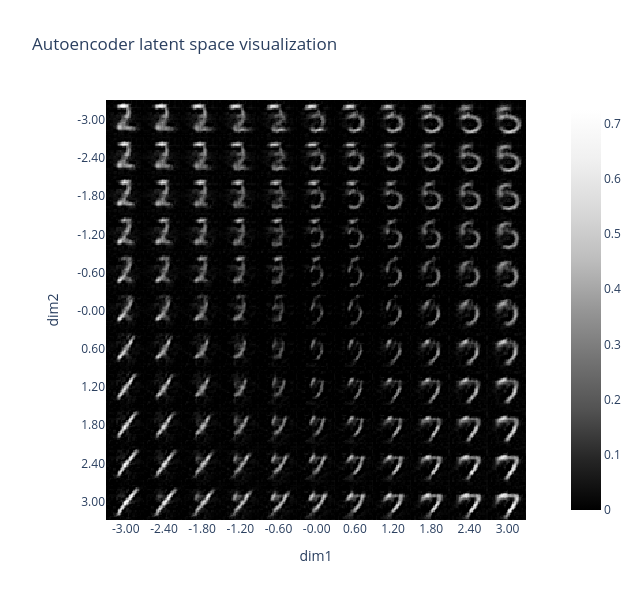

The code cell stored with this chart in its notebook:
### Markdown cell above
How to generate an output? Here we just pass a tensor of zeros.

### Code cell
def create_grid_of_latents(
    model, interpolation_range=(-1, 1), n_points=11, dims=(0, 1)
) -> Float[Tensor, "rows_x_cols latent_dims"]:
    """Create a tensor of zeros which varies along the 2 specified dimensions of the latent space."""
    grid_latent = t.zeros(n_points, n_points, model.latent_dim_size, device=device)
    x = t.linspace(*interpolation_range, n_points)
    grid_latent[..., dims[0]] = x.unsqueeze(-1)  # rows vary over dim=0
    grid_latent[..., dims[1]] = x  # cols vary over dim=1
    return grid_latent.flatten(0, 1)  # flatten over (rows, cols) into a single batch dimension


grid_latent = create_grid_of_latents(autoencoder, interpolation_range=(-3, 3))

# Map grid latent through the decoder
output = autoencoder.decoder(grid_latent)

# Visualize the output
utils.visualise_output(output, grid_latent, title="Autoencoder latent space visualization")

### Figure 1 — Plotly figure (JSON) as saved in the notebook; plotly's stock layout.template omitted (floating-point values rounded to 4 significant figures; data arrays with more than 128 entries replaced by an {"elided": "..."} marker saying what was removed)
{"data": [{"coloraxis": "coloraxis", "hovertemplate": "x: %{x}<br>y: %{y}<br>color: %{z}<extra></extra>", "name": "0", "type": "heatmap", "xaxis": "x", "yaxis": "y", "z": {"elided": "308x308 float values"}}], "layout": {"coloraxis": {"colorscale": [[0, "rgb(0,0,0)"], [0.125, "rgb(37,37,37)"], [0.25, "rgb(82,82,82)"], [0.375, "rgb(115,115,115)"], [0.5, "rgb(150,150,150)"], [0.625, "rgb(189,189,189)"], [0.75, "rgb(217,217,217)"], [0.875, "rgb(240,240,240)"], [1, "rgb(255,255,255)"]]}, "height": 600, "title": {"text": "Autoencoder latent space visualization"}, "width": 640, "xaxis": {"anchor": "y", "constrain": "domain", "domain": [0, 1], "scaleanchor": "y", "tickmode": "array", "ticktext": ["-3.00", "-2.40", "-1.80", "-1.20", "-0.60", "-0.00", "0.60", "1.20", "1.80", "2.40", "3.00"], "tickvals": [14, 42, 70, 98, 126, 154, 182, 210, 238, 266, 294], "title": {"text": "dim1"}}, "yaxis": {"anchor": "x", "autorange": "reversed", "constrain": "domain", "domain": [0, 1], "tickmode": "array", "ticktext": ["-3.00", "-2.40", "-1.80", "-1.20", "-0.60", "-0.00", "0.60", "1.20", "1.80", "2.40", "3.00"], "tickvals": [14, 42, 70, 98, 126, 154, 182, 210, 238, 266, 294], "title": {"text": "dim2"}}}}
